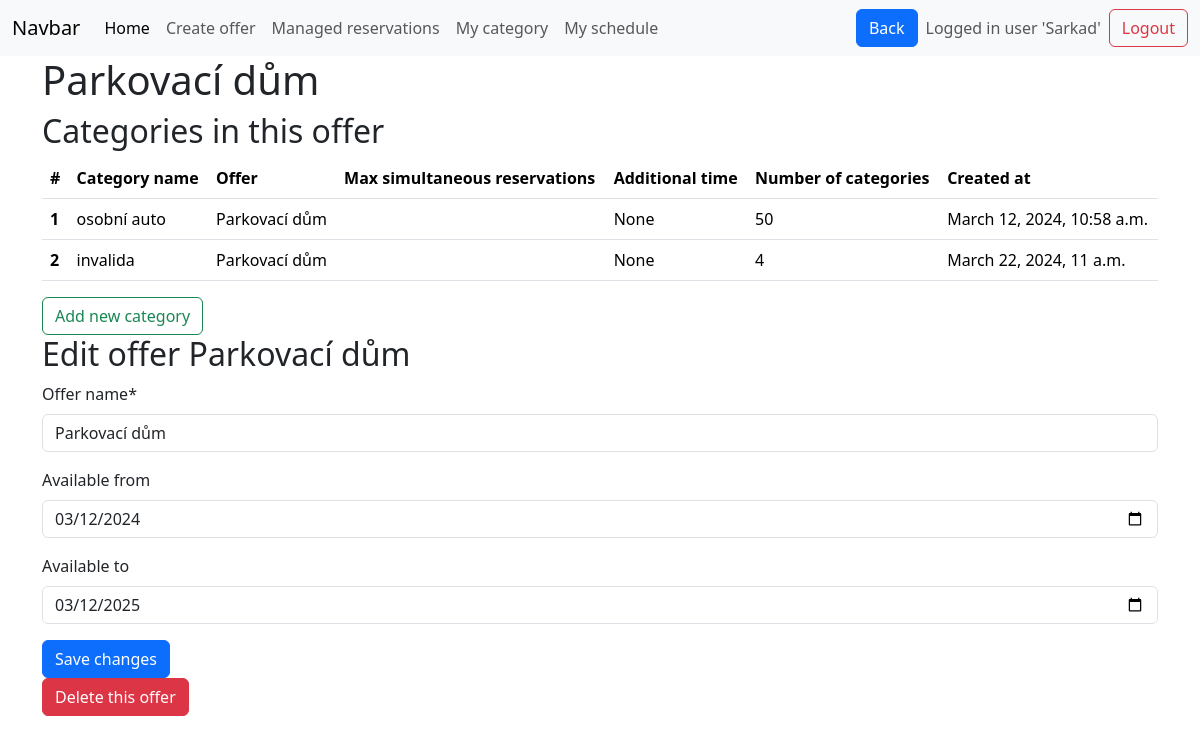
The page /offer_detail/21 (signed in) on the database its author committed.
### base/models.py (models this page shows, shortened)
class Offer(models.Model):
    offer_name = models.CharField(max_length=50)
    available_from = models.DateField(null=True, blank=True)
    available_to = models.DateField(null=True, blank=True)
    created_at = models.DateTimeField(default=timezone.now)
    manager_of_this_offer = models.ForeignKey(
        User, on_delete=models.CASCADE, null=True, blank=True
    )
    def __str__(self):
        return self.offer_name  # rewrites Offer object (x) to its name in admi panel

class Category(models.Model):
    category_name = models.CharField(max_length=50)
    category_description = models.CharField(max_length=1000, null=True, blank=True)
    category_capacity = models.IntegerField(default=1)
    max_simultneous_reservations = models.IntegerField(default=1)
    additional_time = models.DurationField(null=True, blank=True)
    count_of_units = models.IntegerField(default=1)
    created_at = models.DateTimeField(default=timezone.now)
    belongs_to_offer = models.ForeignKey(Offer, on_delete=models.CASCADE)
    category_pricing = models.ForeignKey(Pricing, on_delete=models.CASCADE, null=True)

### base/views.py (the view, shortened to what this page needs)
# urls.py: path('offer_detail/<int:offer_id>',views.offer_detail, name='offer_detail' ),
@login_required  # If a user is not logged in, Django will redirect them to the login page.
def offer_detail(request, offer_id=None):
    offer = get_object_or_404(Offer, pk=offer_id)
    offer_name = offer.offer_name
    form = forms.OfferForm(instance=offer)
    if offer.manager_of_this_offer != request.user:
        messages.error(request, "You are not authorized to delete this offer.")
        return redirect("manager_home")  # Redirect to a safe page
    offers = Offer.objects.filter(manager_of_this_offer=request.user)
    offer = get_object_or_404(Offer, pk=offer_id)
    form = forms.OfferForm(instance=offer)
    categories = Category.objects.filter(belongs_to_offer=offer)
    return render(
        request,
        "offer_detail.html",
        context={
            "form": form,
            "offer_id": offer.id,
            "categories": categories,
            "offer_name": offer_name,
        },
    )

### base/forms.py
class OfferForm(ModelForm):
    class Meta:
        model = models.Offer
        exclude = [
            "manager_of_this_offer",
            "created_at",
        ]  # limiting the fields if that are displayed
        widgets = {
            "available_from": widgets.DateInput(
                attrs={
                    "type": "date",
                    "value": datetime.now().date(),
                }
            ),
            "available_to": widgets.DateInput(
                attrs={
                    "type": "date",
                    "value": datetime.now().date()+ timedelta(days=1),
                }
            ),
        }

### templates/offer_detail.html (shortened to what this page needs)
{% extends 'main.html' %}
{% load crispy_forms_tags %}
{% block content %}
<div class="container-md">
    <h1> {{ offer_name }} </h1>
    <h2> Categories in this offer </h2>
    {% if categories %}
    <table class="table table-hover">
        <thead>
            <tr>
                <th scope="col">#</th>
                <th scope="col">Category name</th>
                <th scope="col">Offer</th>
                <th scope="col">Max simultaneous reservations</th>
                <th scope="col">Additional time</th>
                <th scope="col">Number of categories</th>
                <th scope="col">Created at</th>
            </tr>
        </thead>
        <tbody>
            {% for category in categories %}
            <tr class="clickable-row" style="cursor: pointer;" title="Click to edit category"
                onclick="location.href='{% url 'edit_category' category.belongs_to_offer.id category.id %}'">
                <th scope="row">{{ forloop.counter }}</th>
                <td>{{ category.category_name }} </td>
                <td>{{ category.belongs_to_offer }} </td>
                <td>{{ category.max_simultaneous_reservations }} </td>
                <td>{{ category.additional_time }} </td>
                <td>{{ category.count_of_units }} </td>
                <td>{{ category.created_at }} </td>
            </tr>
            {% endfor %}
        </tbody>
    </table>
    <a onclick="location.href='{% url 'create_category' offer_id %}'" class="btn btn-outline-success" id="addrow">Add new category</a>
    {% else %}
    <p>You do not have any categories for this offer.<br>
        <a onclick="location.href='{% url 'create_category' offer_id %}'" class="btn btn-outline-success" id="addrow">Add new category</a>
    </p>
    {% endif %}
    <h2> Edit offer {{ offer_name }} </h2>
    <form method="post" class="form">
        {{ form|crispy }}
        <button type="submit" class="btn btn-primary">Save changes</button>
    </form>
    <button type="button" class="btn btn-danger" data-bs-toggle="modal" data-bs-target="#deleteOfferModal">
      Delete this offer
    </button>
</div>
{% endblock %}

### templates/navbar.html (shortened to what this page needs)
<nav class="navbar navbar-expand-lg bg-body-tertiary">
  <div class="container-fluid">
    <a class="navbar-brand" href="#">Navbar</a>
    <div class="collapse navbar-collapse" id="navbarSupportedContent">
      <ul class="navbar-nav me-auto mb-2 mb-lg-0">
        <li class="nav-item">
          <a class="nav-link active" aria-current="page" href="/manager_home">Home</a>
        </li>
        <li class="nav-item">
          <a class="nav-link" href="/create_offer">Create offer</a>
        </li>
        <li class="nav-item">
          <a class="nav-link" href="/managed_reservations">Managed reservations</a>
        </li>
        <li class="nav-item">
          <a class="nav-link" href="/my_schedule">My category</a>
        </li>
        <li class="nav-item">
          <a class="nav-link" href="/my_schedule">My schedule</a>
        </li>
      </ul>
      <button type="submit" class="btn btn-primary me-2" onclick="goBack()">Back</button>
       <div class="d-flex align-items-center">
        {% if request.user.is_authenticated %}
        <span class="navbar-text me-2"> Logged in user '{{ request.user.username | title }}'</span>
        <a class="btn btn-outline-danger" href="{% url 'logout' %}">Logout</a>
        {% else %}
        <a class="btn btn-outline-primary" href="{% url 'login' %}">Login</a>
        {% endif %}
      </div>
    </div>
    </div>
</nav>

### rows shown on the page
Offer: offer_name "Parkovací dům", available_from "03/12/2024", available_to "03/12/2025"
Category: category_name "osobní auto", belongs_to_offer "Parkovací dům", additional_time "None", count_of_units "50", created_at "March 12, 2024, 10:58 a.m."
Category: category_name "invalida", belongs_to_offer "Parkovací dům", additional_time "None", count_of_units "4", created_at "March 22, 2024, 11 a.m."

### other values the page prints
{{ request.user.username | title }} "Sarkad"
